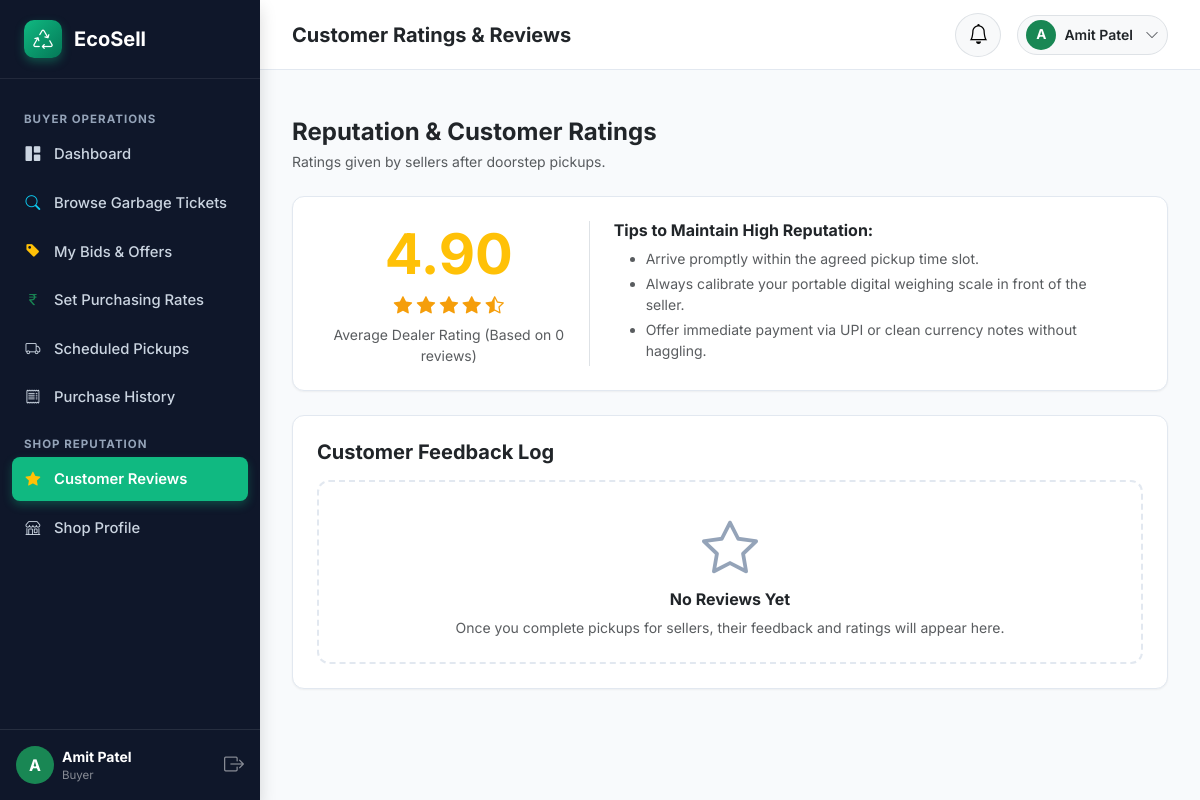
Screenshot of /buyer/reviews (signed in) with the database file from the repository.
### models/user.py (models this page shows, shortened)
class User(UserMixin, db.Model):
    __tablename__ = 'users'
    id = db.Column(db.Integer, primary_key=True, autoincrement=True)
    full_name = db.Column(db.String(150), nullable=False)
    email = db.Column(db.String(150), nullable=False, unique=True, index=True)
    phone = db.Column(db.String(25), nullable=False)
    password_hash = db.Column(db.String(255), nullable=False)
    role = db.Column(db.String(20), nullable=False, index=True)  # 'seller', 'buyer', 'admin'
    account_status = db.Column(db.String(20), default='active')  # 'active', 'pending', 'suspended'
    created_at = db.Column(db.DateTime, default=datetime.utcnow)
    seller_profile = db.relationship('SellerProfile', backref='user', uselist=False, cascade='all, delete-orphan')
    buyer_profile = db.relationship('BuyerProfile', backref='user', uselist=False, cascade='all, delete-orphan')
    selling_tickets = db.relationship('SellingTicket', backref='seller', lazy='dynamic', cascade='all, delete-orphan')
    buyer_offers = db.relationship('BuyerOffer', backref='buyer', lazy='dynamic', cascade='all, delete-orphan')
    buyer_prices = db.relationship('BuyerPrice', backref='buyer', lazy='dynamic', cascade='all, delete-orphan')
    complaints = db.relationship('Complaint', backref='user', lazy='dynamic', cascade='all, delete-orphan')
    notifications = db.relationship('Notification', backref='user', lazy='dynamic', cascade='all, delete-orphan', order_by='Notification.created_at.desc()')
    @property
    def is_seller(self):
        return self.role == 'seller'
    @property
    def is_buyer(self):
        return self.role == 'buyer'
    @property
    def is_active(self):
        return self.account_status == 'active'

### models/buyer.py (models this page shows, shortened)
class BuyerProfile(db.Model):
    __tablename__ = 'buyer_profiles'
    id = db.Column(db.Integer, primary_key=True, autoincrement=True)
    user_id = db.Column(db.Integer, db.ForeignKey('users.id', ondelete='CASCADE'), nullable=False, unique=True)
    shop_name = db.Column(db.String(150), nullable=False)
    shop_address = db.Column(db.Text, nullable=False)
    city = db.Column(db.String(100), nullable=False)
    state = db.Column(db.String(100), nullable=False)
    pincode = db.Column(db.String(15), nullable=False)
    service_area = db.Column(db.String(255), nullable=False)
    verification_status = db.Column(db.String(20), default='pending', index=True)  # 'pending', 'verified', 'rejected'
    rating = db.Column(db.Numeric(3, 2), default=5.00)

### routes/buyer_routes.py (the view)
@buyer_bp.route('/reviews')
@login_required
@buyer_required
def reviews():
    buyer_id = current_user.id
    received_reviews = Review.query.filter_by(buyer_id=buyer_id).order_by(Review.created_at.desc()).all()
    return render_template('buyer/reviews.html', reviews=received_reviews)

### app.py (called while the page is built)
@login_manager.user_loader
def load_user(user_id):
    return User.query.get(int(user_id))

### templates/buyer/reviews.html (shortened to what this page needs)
{% extends "dashboard_base.html" %}
{% block page_title %}Customer Ratings & Reviews{% endblock %}
{% block sidebar_menu %}
<li class="sidebar-heading">Buyer Operations</li>
<li class="sidebar-item">
    <a href="{{ url_for('buyer.dashboard') }}" class="sidebar-link">
        <i class="bi bi-grid-1x2-fill"></i> Dashboard
    </a>
</li>
<li class="sidebar-item">
    <a href="{{ url_for('buyer.browse') }}" class="sidebar-link">
        <i class="bi bi-search text-info"></i> Browse Garbage Tickets
    </a>
</li>
<li class="sidebar-item">
    <a href="{{ url_for('buyer.my_offers') }}" class="sidebar-link">
        <i class="bi bi-tag-fill text-warning"></i> My Bids & Offers
    </a>
</li>
<li class="sidebar-item">
    <a href="{{ url_for('buyer.manage_prices') }}" class="sidebar-link">
        <i class="bi bi-currency-rupee text-success"></i> Set Purchasing Rates
    </a>
</li>
<li class="sidebar-item">
    <a href="{{ url_for('buyer.pickups') }}" class="sidebar-link">
        <i class="bi bi-truck"></i> Scheduled Pickups
    </a>
</li>
<li class="sidebar-item">
    <a href="{{ url_for('buyer.purchases') }}" class="sidebar-link">
        <i class="bi bi-receipt"></i> Purchase History
    </a>
</li>
<li class="sidebar-heading">Shop Reputation</li>
<li class="sidebar-item">
    <a href="{{ url_for('buyer.reviews') }}" class="sidebar-link active">
        <i class="bi bi-star-fill text-warning"></i> Customer Reviews
    </a>
</li>
<li class="sidebar-item">
    <a href="{{ url_for('buyer.profile') }}" class="sidebar-link">
        <i class="bi bi-shop"></i> Shop Profile
    </a>
</li>
{% endblock %}
{% block dashboard_body %}
<div class="mb-4">
    <h4 class="fw-bold text-dark mb-1">Reputation & Customer Ratings</h4>
    <p class="text-muted small mb-0">Ratings given by sellers after doorstep pickups.</p>
</div>
<div class="ecosell-card p-4 mb-4">
    <div class="row align-items-center g-3">
        <div class="col-md-4 text-center border-end">
            <div class="display-4 fw-bold text-warning mb-1">
                {{ current_user.buyer_profile.rating if current_user.buyer_profile else '5.0' }}
            </div>
            <div class="star-rating mb-1">
                <i class="bi bi-star-fill"></i>
                <i class="bi bi-star-fill"></i>
                <i class="bi bi-star-fill"></i>
                <i class="bi bi-star-fill"></i>
                <i class="bi bi-star-half"></i>
            </div>
            <div class="text-muted small">Average Dealer Rating (Based on {{ reviews | length }} reviews)</div>
        </div>
        <div class="col-md-8 px-md-4">
            <h6 class="fw-bold text-dark mb-2">Tips to Maintain High Reputation:</h6>
            <ul class="text-muted small mb-0">
                <li class="mb-1">Arrive promptly within the agreed pickup time slot.</li>
                <li class="mb-1">Always calibrate your portable digital weighing scale in front of the seller.</li>
                <li class="mb-1">Offer immediate payment via UPI or clean currency notes without haggling.</li>
            </ul>
        </div>
    </div>
</div>
<div class="ecosell-card p-4">
    <h5 class="fw-bold text-dark mb-3">Customer Feedback Log</h5>
    {% if reviews %}
    <div class="d-flex flex-column gap-3">
        {% for r in reviews %}
        <div class="p-3 bg-light rounded-3 border">
            <div class="d-flex justify-content-between align-items-center mb-1">
                <div>
                    <strong class="text-dark">{{ r.seller.full_name }}</strong>
                    <span class="badge bg-light text-dark border ms-2">Ticket {{ r.ticket.ticket_number }}</span>
                </div>
                <div class="star-rating small">
                    {% for i in range(r.rating) %}<i class="bi bi-star-fill text-warning"></i>{% endfor %}
                    {% for i in range(5 - r.rating) %}<i class="bi bi-star text-muted"></i>{% endfor %}
                </div>
            </div>
            <p class="text-muted small mb-1">{{ r.review_text or 'No comment left.' }}</p>
            <div class="text-muted" style="font-size: 0.72rem;">Reviewed on {{ r.created_at | datetime_format }}</div>
        </div>
        {% endfor %}
    </div>
    {% else %}
    <div class="empty-state py-4">
        <i class="bi bi-star empty-state-icon"></i>
        <h6 class="fw-bold text-dark">No Reviews Yet</h6>
        <p class="text-muted small mb-0">Once you complete pickups for sellers, their feedback and ratings will appear here.</p>
    </div>
    {% endif %}
</div>
{% endblock %}

### templates/dashboard_base.html (shortened to what this page needs)
{% extends "base.html" %}
{% block layout %}
<div class="dashboard-wrapper">
    <aside class="dashboard-sidebar shadow">
        <div class="sidebar-brand">
            <div class="brand-leaf-icon">
                <i class="bi bi-recycle fs-5"></i>
            </div>
            <span>EcoSell</span>
        </div>
        <ul class="sidebar-nav">
            {% block sidebar_menu %}{% endblock %}
        </ul>
        <div class="p-3 border-top border-secondary border-opacity-25 mt-auto">
            <div class="d-flex align-items-center gap-2">
                <div class="rounded-circle bg-success text-white d-flex align-items-center justify-content-center fw-bold" style="width: 38px; height: 38px;">
                    {{ current_user.full_name[:1] | upper }}
                </div>
                <div class="overflow-hidden flex-grow-1">
                    <div class="text-white small fw-bold text-truncate">{{ current_user.full_name }}</div>
                    <div class="text-white-50 text-truncate" style="font-size: 0.72rem;">{{ current_user.role | capitalize }}</div>
                </div>
                <a href="{{ url_for('auth.logout') }}" class="text-white-50 hover-white" title="Logout">
                    <i class="bi bi-box-arrow-right fs-5"></i>
                </a>
            </div>
        </div>
    </aside>
    <div class="dashboard-main">
        <header class="dashboard-topbar">
            <div class="d-flex align-items-center gap-3">
                <h5 class="mb-0 fw-bold text-dark d-none d-sm-block">{% block page_title %}Dashboard{% endblock %}</h5>
            </div>
            <div class="d-flex align-items-center gap-3">
                <div class="dropdown">
                    <button class="btn btn-light rounded-circle position-relative border" type="button" data-bs-toggle="dropdown" aria-expanded="false">
                        <i class="bi bi-bell fs-5 text-gray-700"></i>
                    </button>
                </div>
                <div class="dropdown">
                    <button class="btn btn-light d-flex align-items-center gap-2 border rounded-pill py-1 px-2" type="button" data-bs-toggle="dropdown">
                        <div class="rounded-circle bg-success text-white d-flex align-items-center justify-content-center fw-bold" style="width: 30px; height: 30px; font-size: 0.85rem;">
                            {{ current_user.full_name[:1] | upper }}
                        </div>
                        <span class="small fw-semibold text-dark me-1 d-none d-md-inline">{{ current_user.full_name }}</span>
                        <i class="bi bi-chevron-down text-muted small"></i>
                    </button>
                </div>
            </div>
        </header>
        <div class="px-4 pt-3">
        </div>
        <div class="dashboard-content">
            {% block dashboard_body %}{% endblock %}
        </div>
    </div>
</div>
{% endblock %}

### static/css/style.css (style rules this page uses)
:root { --primary: #10b981; --primary-hover: #059669; --primary-dark: #047857; --primary-light: #ecfdf5; --primary-subtle: #d1fae5; --secondary: #0ea5e9; --secondary-dark: #0284c7; --dark: #0f172a; --dark-light: #1e293b; --gray-900: #0f172a; --gray-800: #1e293b; --gray-700: #334155; --gray-600: #475569; --gray-500: #64748b; --gray-400: #94a3b8; --gray-300: #cbd5e1; --gray-200: #e2e8f0; --gray-100: #f1f5f9; --gray-50: #f8fafc; --success: #10b981; --warning: #f59e0b; --danger: #ef4444; --info: #06b6d4; --sidebar-width: 260px; --topbar-height: 70px; --shadow-sm: 0 1px 2px 0 rgb(0 0 0 / 0.05); --shadow-md: 0 4px 6px -1px rgb(0 0 0 / 0.1), 0 2px 4px -2px rgb(0 0 0 / 0.1); --shadow-lg: 0 10px 15px -3px rgb(0 0 0 / 0.1), 0 4px 6px -4px rgb(0 0 0 / 0.1); --shadow-xl: 0 20px 25px -5px rgb(0 0 0 / 0.1), 0 8px 10px -6px rgb(0 0 0 / 0.1); --radius-sm: 8px; --radius-md: 12px; --radius-lg: 16px; --radius-xl: 24px; }
body { font-family: 'Inter', -apple-system, BlinkMacSystemFont, 'Segoe UI', Roboto, Helvetica, Arial, sans-serif; color: var(--gray-800); background-color: var(--gray-50); min-height: 100vh; display: flex; flex-direction: column; }
a { color: var(--primary-dark); text-decoration: none; transition: all 0.2s ease; }
.brand-leaf-icon { width: 38px; height: 38px; background: linear-gradient(135deg, var(--primary), var(--primary-dark)); color: white; display: flex; align-items: center; justify-content: center; border-radius: 10px; box-shadow: 0 4px 10px rgba(16, 185, 129, 0.35); }
.ecosell-card { background: #ffffff; border: 1px solid var(--gray-200); border-radius: var(--radius-md); box-shadow: var(--shadow-sm); transition: transform 0.2s ease, box-shadow 0.2s ease; }
.dashboard-wrapper { display: flex; min-height: 100vh; width: 100%; }
.dashboard-sidebar { width: var(--sidebar-width); background-color: var(--dark); color: #ffffff; display: flex; flex-direction: column; flex-shrink: 0; transition: all 0.3s ease; position: sticky; top: 0; height: 100vh; z-index: 1000; overflow-y: auto; }
.sidebar-brand { padding: 1.25rem 1.5rem; display: flex; align-items: center; gap: 0.75rem; color: #ffffff; font-weight: 700; font-size: 1.25rem; border-bottom: 1px solid rgba(255, 255, 255, 0.08); }
.sidebar-nav { padding: 1.25rem 0.75rem; list-style: none; margin: 0; flex: 1; }
.sidebar-heading { font-size: 0.72rem; text-transform: uppercase; letter-spacing: 1px; color: var(--gray-400); padding: 0.75rem 0.75rem 0.25rem; font-weight: 700; }
.sidebar-item { margin-bottom: 0.25rem; }
.sidebar-link { display: flex; align-items: center; gap: 0.85rem; padding: 0.7rem 0.85rem; color: var(--gray-300); border-radius: var(--radius-sm); font-weight: 500; font-size: 0.925rem; transition: all 0.2s ease; }
.sidebar-link.active { background: var(--primary); color: #ffffff; font-weight: 600; box-shadow: 0 4px 10px rgba(16, 185, 129, 0.3); }
.dashboard-main { flex: 1; display: flex; flex-direction: column; min-width: 0; background-color: #f8fafc; }
.dashboard-topbar { height: var(--topbar-height); background: #ffffff; border-bottom: 1px solid var(--gray-200); display: flex; align-items: center; justify-content: space-between; padding: 0 2rem; position: sticky; top: 0; z-index: 999; }
.dashboard-content { padding: 2rem; flex: 1; }
.empty-state { text-align: center; padding: 3.5rem 1.5rem; background: #ffffff; border-radius: var(--radius-md); border: 2px dashed var(--gray-200); }
.empty-state-icon { font-size: 3.5rem; color: var(--gray-400); margin-bottom: 1rem; }
.star-rating i { color: #f59e0b; font-size: 1.15rem; }

### rows the page displays
User: full_name "A", full_name "Amit Patel", role "Buyer"
BuyerProfile: buyer_profile "4.90"

### other values shown
{{ reviews | length }} "0"
